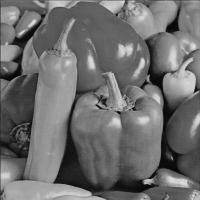
#> input picture Imagenes/peppers.jpeg, 200 x 200 px, found by its file name
$ python ReduccionHistograma.py
#> lines starting #> are read from the running program, lines starting #| are printed output that depends on the picture
#> further down, image is the input picture: shape (200, 200); min 0, max 227, mean 109.9
import cv2
import numpy as np
import matplotlib.pyplot as plt


def histograma(image):
    """
    Esta funcion calcula el histograma de una imagen

    Sintaxis: histograma(img_path)

    Entrada:
        img_path -> direccion de la imagen a calcular el histograma

    Salida:
        Array de tamaño de 256 con el histograma

    """
    (height, width) = image.shape
    hist = np.zeros(256, np.uint32)
    for i in range(width):
        for j in range(height):
            hist[image[j, i]] += 1
    return hist

def reducirHistograma(img_path, smin, smax):
    """
    Esta funcion calcula una imagen con el histograma reducido

    Sintaxis: reducirHistograma(img_path, smin, smax)

    Entrada:
        img_path -> direccion de la imagen a calcular el histograma
        smin -> valor minimo limite de la reduccion
        smax -> valor maximo limite de la reduccion

    Salida:
        Imagen del tamaño original con el histograma reducido

    """
#> called with img_path = '../Imagenes/peppers.jpeg', smin = 75, smax = 127
    image = cv2.imread(img_path, cv2.IMREAD_GRAYSCALE)

    image = image.astype(float)

    rmin = np.min(image)
#> rmin = 0
    rmax = np.max(image)
#> rmax = 227

    if not (rmin < smin < rmax) or not (rmin < smax < rmax):
        return ([], [])

    result_image = ((smax - smin)/(rmax - rmin)) * (image - rmin) + smin
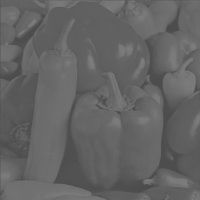
#> result_image: shape (200, 200) float64; min 75, max 127, mean 100.2

    return (result_image, histograma(result_image.astype(int)))
if __name__ == '__main__':
    image = cv2.imread("../Imagenes/peppers.jpeg", cv2.IMREAD_GRAYSCALE)

    (image_final, r) = reducirHistograma("../Imagenes/peppers.jpeg", 75, 127)
#> r = 256 values, max 2487 at index 96, min 0 at index 0, mean 156.2
    fig, axs = plt.subplots(2, 2)

    axs[0, 0].imshow(image, cmap='gray')
    axs[0, 0].set_title('Imagen Original')

    hist_ori = histograma(image)
#> hist_ori = 256 values, max 606 at index 98, min 0 at index 225, mean 156.2
    axs[1, 0].plot(hist_ori)
    axs[1, 0].set_title('Histograma Original')

    axs[0, 1].imshow(image_final, cmap='gray', vmin=0, vmax=255)
    axs[0, 1].set_title('Imagen Modificada')

    axs[1, 1].plot(r)
    axs[1, 1].set_title('Histograma Reducido')
    plt.show()
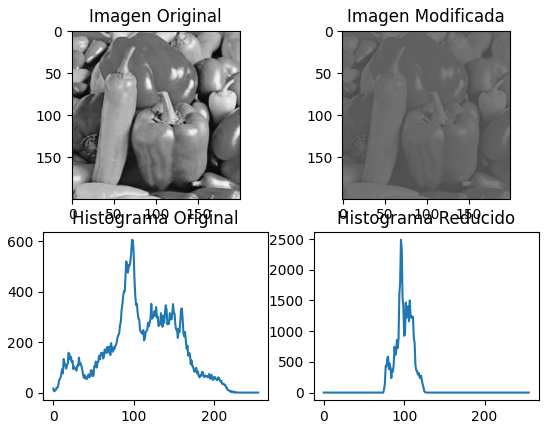
#> figure drawn by matplotlib, 4 panels; panel 3: curve peaks at x = 98, y = 606; panel 4: curve peaks at x = 96, y = 2487
